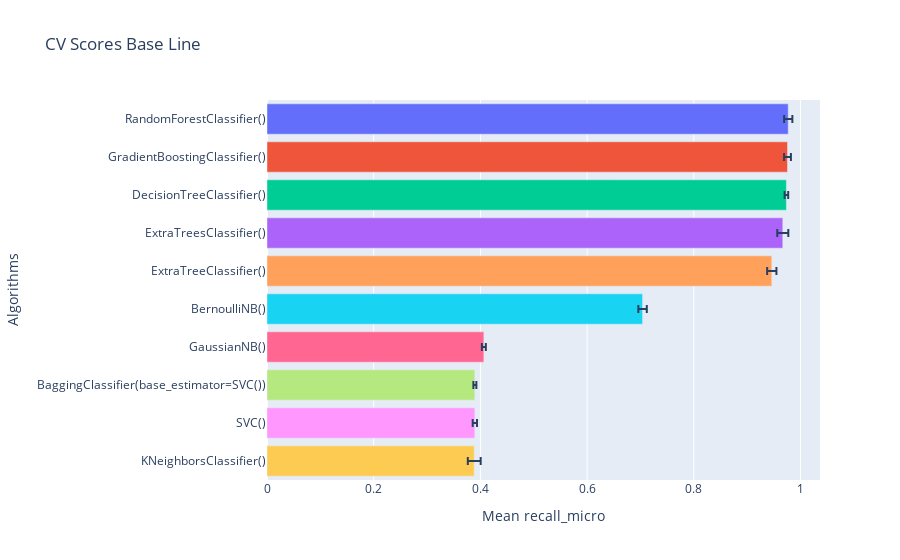

Notebook code cell kept with this figure:
### Code cell
gp.crossval_models(x=x,y=y,folds=scv,estimadores=lista_estimadores,score="recall_micro")

### Figure 1 — Plotly figure (JSON) as saved in the notebook; plotly's stock layout.template omitted (floating-point values rounded to 4 significant figures)
{"data": [{"alignmentgroup": "True", "error_x": {"array": [0.007706]}, "hovertemplate": "Algorithms=%{y}<br>Mean recall_micro=%{x}<extra></extra>", "legendgroup": "RandomForestClassifier()", "marker": {"color": "#636efa", "pattern": {"shape": ""}}, "name": "RandomForestClassifier()", "offsetgroup": "RandomForestClassifier()", "orientation": "h", "showlegend": true, "textposition": "auto", "type": "bar", "x": [0.977], "xaxis": "x", "y": ["RandomForestClassifier()"], "yaxis": "y"}, {"alignmentgroup": "True", "error_x": {"array": [0.006389]}, "hovertemplate": "Algorithms=%{y}<br>Mean recall_micro=%{x}<extra></extra>", "legendgroup": "GradientBoostingClassifier()", "marker": {"color": "#EF553B", "pattern": {"shape": ""}}, "name": "GradientBoostingClassifier()", "offsetgroup": "GradientBoostingClassifier()", "orientation": "h", "showlegend": true, "textposition": "auto", "type": "bar", "x": [0.9756], "xaxis": "x", "y": ["GradientBoostingClassifier()"], "yaxis": "y"}, {"alignmentgroup": "True", "error_x": {"array": [0.003362]}, "hovertemplate": "Algorithms=%{y}<br>Mean recall_micro=%{x}<extra></extra>", "legendgroup": "DecisionTreeClassifier()", "marker": {"color": "#00cc96", "pattern": {"shape": ""}}, "name": "DecisionTreeClassifier()", "offsetgroup": "DecisionTreeClassifier()", "orientation": "h", "showlegend": true, "textposition": "auto", "type": "bar", "x": [0.9735], "xaxis": "x", "y": ["DecisionTreeClassifier()"], "yaxis": "y"}, {"alignmentgroup": "True", "error_x": {"array": [0.01036]}, "hovertemplate": "Algorithms=%{y}<br>Mean recall_micro=%{x}<extra></extra>", "legendgroup": "ExtraTreesClassifier()", "marker": {"color": "#ab63fa", "pattern": {"shape": ""}}, "name": "ExtraTreesClassifier()", "offsetgroup": "ExtraTreesClassifier()", "orientation": "h", "showlegend": true, "textposition": "auto", "type": "bar", "x": [0.9668], "xaxis": "x", "y": ["ExtraTreesClassifier()"], "yaxis": "y"}, {"alignmentgroup": "True", "error_x": {"array": [0.008698]}, "hovertemplate": "Algorithms=%{y}<br>Mean recall_micro=%{x}<extra></extra>", "legendgroup": "ExtraTreeClassifier()", "marker": {"color": "#FFA15A", "pattern": {"shape": ""}}, "name": "ExtraTreeClassifier()", "offsetgroup": "ExtraTreeClassifier()", "orientation": "h", "showlegend": true, "textposition": "auto", "type": "bar", "x": [0.9461], "xaxis": "x", "y": ["ExtraTreeClassifier()"], "yaxis": "y"}, {"alignmentgroup": "True", "error_x": {"array": [0.007917]}, "hovertemplate": "Algorithms=%{y}<br>Mean recall_micro=%{x}<extra></extra>", "legendgroup": "BernoulliNB()", "marker": {"color": "#19d3f3", "pattern": {"shape": ""}}, "name": "BernoulliNB()", "offsetgroup": "BernoulliNB()", "orientation": "h", "showlegend": true, "textposition": "auto", "type": "bar", "x": [0.704], "xaxis": "x", "y": ["BernoulliNB()"], "yaxis": "y"}, {"alignmentgroup": "True", "error_x": {"array": [0.0037]}, "hovertemplate": "Algorithms=%{y}<br>Mean recall_micro=%{x}<extra></extra>", "legendgroup": "GaussianNB()", "marker": {"color": "#FF6692", "pattern": {"shape": ""}}, "name": "GaussianNB()", "offsetgroup": "GaussianNB()", "orientation": "h", "showlegend": true, "textposition": "auto", "type": "bar", "x": [0.4065], "xaxis": "x", "y": ["GaussianNB()"], "yaxis": "y"}, {"alignmentgroup": "True", "error_x": {"array": [0.002784]}, "hovertemplate": "Algorithms=%{y}<br>Mean recall_micro=%{x}<extra></extra>", "legendgroup": "BaggingClassifier(base_estimator=SVC())", "marker": {"color": "#B6E880", "pattern": {"shape": ""}}, "name": "BaggingClassifier(base_estimator=SVC())", "offsetgroup": "BaggingClassifier(base_estimator=SVC())", "orientation": "h", "showlegend": true, "textposition": "auto", "type": "bar", "x": [0.3896], "xaxis": "x", "y": ["BaggingClassifier(base_estimator=SVC())"], "yaxis": "y"}, {"alignmentgroup": "True", "error_x": {"array": [0.004015]}, "hovertemplate": "Algorithms=%{y}<br>Mean recall_micro=%{x}<extra></extra>", "legendgroup": "SVC()", "marker": {"color": "#FF97FF", "pattern": {"shape": ""}}, "name": "SVC()", "offsetgroup": "SVC()", "orientation": "h", "showlegend": true, "textposition": "auto", "type": "bar", "x": [0.3896], "xaxis": "x", "y": ["SVC()"], "yaxis": "y"}, {"alignmentgroup": "True", "error_x": {"array": [0.01207]}, "hovertemplate": "Algorithms=%{y}<br>Mean recall_micro=%{x}<extra></extra>", "legendgroup": "KNeighborsClassifier()", "marker": {"color": "#FECB52", "pattern": {"shape": ""}}, "name": "KNeighborsClassifier()", "offsetgroup": "KNeighborsClassifier()", "orientation": "h", "showlegend": true, "textposition": "auto", "type": "bar", "x": [0.3884], "xaxis": "x", "y": ["KNeighborsClassifier()"], "yaxis": "y"}], "layout": {"barmode": "relative", "legend": {"title": {"text": "Algorithms"}, "tracegroupgap": 0}, "showlegend": false, "title": {"text": "CV Scores Base Line"}, "xaxis": {"anchor": "y", "domain": [0, 1], "title": {"text": "Mean recall_micro"}}, "yaxis": {"anchor": "x", "categoryarray": ["KNeighborsClassifier()", "SVC()", "BaggingClassifier(base_estimator=SVC())", "GaussianNB()", "BernoulliNB()", "ExtraTreeClassifier()", "ExtraTreesClassifier()", "DecisionTreeClassifier()", "GradientBoostingClassifier()", "RandomForestClassifier()"], "categoryorder": "array", "domain": [0, 1], "title": {"text": "Algorithms"}}}}
